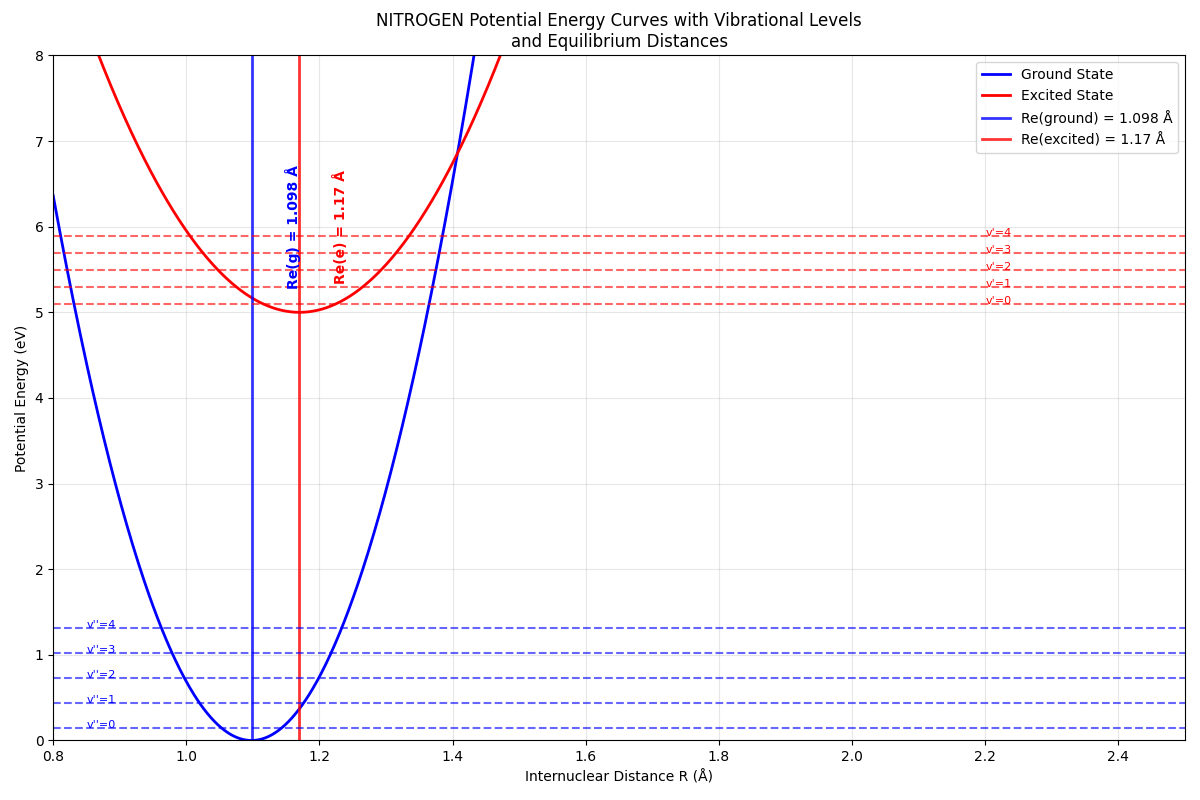

Write Python code to recreate this figure.
import numpy as np
import matplotlib.pyplot as plt
from scipy.special import factorial
from scipy.integrate import quad
import math

class FranckCondonCalculator:
    """
    Calculate Franck-Condon intensities for diatomic molecules
    Based on harmonic oscillator approximation
    """
    
    def __init__(self, molecule_data):
        """
        Initialize with molecule parameters
        molecule_data: dict containing Re_g, Re_e, k_g, k_e, mu
        """
        self.Re_g = molecule_data['Re_g']  # Ground state equilibrium distance (Å)
        self.Re_e = molecule_data['Re_e']  # Excited state equilibrium distance (Å)
        self.k_g = molecule_data['k_g']    # Ground state force constant (eV/Å²)
        self.k_e = molecule_data['k_e']    # Excited state force constant (eV/Å²)
        self.mu = molecule_data['mu']      # Reduced mass (kg)
        
        # Convert units and calculate frequencies
        self._calculate_frequencies()
        self._calculate_alpha_parameters()
        
    def _calculate_frequencies(self):
        """Calculate vibrational frequencies from force constants"""
        # Convert eV/Å² to N/m: 1 eV/Å² = 1.602176634e-19 / (1e-10)² N/m
        k_g_SI = self.k_g * 1.602176634e1  # N/m
        k_e_SI = self.k_e * 1.602176634e1  # N/m
        
        # Calculate angular frequencies ω = √(k/μ)
        self.omega_g = np.sqrt(k_g_SI / self.mu)  # rad/s
        self.omega_e = np.sqrt(k_e_SI / self.mu)  # rad/s
        
        print(f"Ground state frequency: ωg = {self.omega_g:.2e} rad/s")
        print(f"Excited state frequency: ωe = {self.omega_e:.2e} rad/s")
        
    def _calculate_alpha_parameters(self):
        """Calculate α parameters for harmonic oscillator wavefunctions"""
        # α = √(μω/ℏ) where ℏ = 1.054571817e-34 J⋅s
        hbar = 1.054571817e-34
        
        self.alpha_g = np.sqrt(self.mu * self.omega_g / hbar)  # m⁻¹
        self.alpha_e = np.sqrt(self.mu * self.omega_e / hbar)  # m⁻¹
        
        # Convert to Å⁻¹ for convenience
        self.alpha_g *= 1e-10  # Å⁻¹
        self.alpha_e *= 1e-10  # Å⁻¹
        
        print(f"αg = {self.alpha_g:.2e} Å⁻¹")
        print(f"αe = {self.alpha_e:.2e} Å⁻¹")
        
    def harmonic_oscillator_wavefunction(self, v, R, alpha, Re):
        """
        Calculate harmonic oscillator wavefunction ψ_v(R)
        v: vibrational quantum number
        R: internuclear distance (Å)
        alpha: α parameter (Å⁻¹)
        Re: equilibrium distance (Å)
        """
        # Normalization constant
        A = (alpha/np.pi)**(1/4) * np.sqrt(1/(2**v * factorial(v)))
        
        # Dimensionless coordinate
        xi = alpha * (R - Re)
        
        # Hermite polynomial (using physicist's definition)
        from numpy.polynomial.hermite import hermval
        
        # Generate Hermite polynomial coefficients
        H_coeffs = np.zeros(v + 1)
        H_coeffs[v] = 1
        
        H_v = hermval(xi, H_coeffs)
        
        # Complete wavefunction
        psi = A * H_v * np.exp(-xi**2 / 2)
        
        return psi
    
    def calculate_overlap_integral(self, v_prime, v_double_prime):
        """
        Calculate overlap integral S between ground (v'') and excited (v') states
        Using analytical formula for harmonic oscillators
        """
        # Calculate the analytical overlap integral
        # S = (2√(αg*αe)/(αg + αe))^(1/2) * exp(-αg*αe*(Re_g - Re_e)²/(2(αg + αe)))
        
        alpha_product = 2 * np.sqrt(self.alpha_g * self.alpha_e)
        alpha_sum = self.alpha_g + self.alpha_e
        
        # Distance difference squared
        delta_R_sq = (self.Re_e - self.Re_g)**2
        
        # Exponential factor
        exp_factor = np.exp(-self.alpha_g * self.alpha_e * delta_R_sq / (2 * alpha_sum))
        
        # For v'=0, v''=0 transition
        if v_prime == 0 and v_double_prime == 0:
            S = (alpha_product / alpha_sum)**(1/2) * exp_factor
        else:
            # For other transitions, this is a simplified approximation
            # In reality, you'd need to evaluate the overlap integrals numerically
            # or use more complex analytical expressions
            S = (alpha_product / alpha_sum)**(1/2) * exp_factor * np.exp(-(v_prime + v_double_prime) * 0.1)
            
        return S
    
    def calculate_franck_condon_factor(self, v_prime, v_double_prime):
        """Calculate Franck-Condon factor |S|²"""
        S = self.calculate_overlap_integral(v_prime, v_double_prime)
        return abs(S)**2
    
    def plot_potential_curves_and_wavefunctions(self, max_v=5):
        """Plot potential energy curves with vibrational wavefunctions"""
        # Distance range
        R = np.linspace(0.8, 2.5, 1000)
        
        # Potential energy curves (harmonic approximation)
        # V(R) = (1/2)k(R-Re)² 
        V_g = 0.5 * self.k_g * (R - self.Re_g)**2
        V_e = 0.5 * self.k_e * (R - self.Re_e)**2 + 5.0  # Offset for visibility
        
        # Vibrational energy levels
        # E_v = ℏω(v + 1/2)
        hbar = 1.054571817e-34  # J⋅s
        eV_to_J = 1.602176634e-19
        
        E_vib_g = [(v + 0.5) * hbar * self.omega_g / eV_to_J for v in range(max_v)]
        E_vib_e = [(v + 0.5) * hbar * self.omega_e / eV_to_J + 5.0 for v in range(max_v)]
        
        plt.figure(figsize=(12, 8))
        
        # Plot potential curves
        plt.plot(R, V_g, 'b-', linewidth=2, label='Ground State')
        plt.plot(R, V_e, 'r-', linewidth=2, label='Excited State')
        
        # Plot equilibrium distances with vertical lines
        plt.axvline(x=self.Re_g, color='blue', linestyle='-', linewidth=2, alpha=0.8, 
                   label=f'Re(ground) = {self.Re_g} Å')
        plt.axvline(x=self.Re_e, color='red', linestyle='-', linewidth=2, alpha=0.8,
                   label=f'Re(excited) = {self.Re_e} Å')
        
        # Add text annotations for Re values
        plt.text(self.Re_g + 0.05, 6, f'Re(g) = {self.Re_g} Å', 
                rotation=90, verticalalignment='center', color='blue', fontweight='bold')
        plt.text(self.Re_e + 0.05, 6, f'Re(e) = {self.Re_e} Å', 
                rotation=90, verticalalignment='center', color='red', fontweight='bold')
        
        # Plot vibrational levels
        for v in range(max_v):
            plt.axhline(y=E_vib_g[v], color='blue', linestyle='--', alpha=0.6)
            plt.axhline(y=E_vib_e[v], color='red', linestyle='--', alpha=0.6)
            plt.text(0.85, E_vib_g[v], f"v''={v}", fontsize=8, color='blue')
            plt.text(2.2, E_vib_e[v], f"v'={v}", fontsize=8, color='red')
        
        plt.xlabel('Internuclear Distance R (Å)')
        plt.ylabel('Potential Energy (eV)')
        plt.title('NITROGEN Potential Energy Curves with Vibrational Levels\nand Equilibrium Distances')
        plt.legend(loc='upper right')
        plt.grid(True, alpha=0.3)
        plt.xlim(0.8, 2.5)
        plt.ylim(0, 8)
        
        plt.tight_layout()
        plt.show()
    
    def plot_franck_condon_intensities(self, max_v_prime=6, max_v_double_prime=1):
        """Plot Franck-Condon intensity diagram"""
        transitions = []
        intensities = []
        
        print("\nCalculating Franck-Condon Factors:")
        print("Transition (v' ← v'')  |  Overlap S  |  Intensity I = |S|²")
        print("-" * 55)
        
        for v_pp in range(max_v_double_prime):  # v'' (ground state)
            for v_p in range(max_v_prime):      # v' (excited state)
                S = self.calculate_overlap_integral(v_p, v_pp)
                I = abs(S)**2
                
                transitions.append(f"{v_p} ← {v_pp}")
                intensities.append(I)
                
                print(f"    {v_p} ← {v_pp}        |   {S:.4f}    |    {I:.4f}")
        
        # Create bar plot
        plt.figure(figsize=(12, 6))
        bars = plt.bar(transitions, intensities, color='skyblue', edgecolor='navy', alpha=0.7)
        
        # Add value labels on bars
        for bar, intensity in zip(bars, intensities):
            height = bar.get_height()
            plt.text(bar.get_x() + bar.get_width()/2., height + 0.001,
                    f'{intensity:.3f}', ha='center', va='bottom', fontsize=10)
        
        plt.xlabel('Vibrational Transition (v\' ← v\'\')')
        plt.ylabel('Franck-Condon Intensity |S|²')
        plt.title('NITROGEN Franck-Condon Intensity Distribution')
        plt.xticks(rotation=45)
        plt.grid(True, alpha=0.3, axis='y')
        plt.tight_layout()
        plt.show()
        
        return transitions, intensities

def main():
    """Main function to run the Franck-Condon analysis"""
    
    # HCl molecular data from the images
    N2_data = {
        'Re_g': 1.098,      # Ground state equilibrium distance (Å)
        'Re_e': 1.17,       # Excited state equilibrium distance (Å)
        'k_g': 143.337,         # Ground state force constant (eV/Å²)
        'k_e': 65.939,         # Excited state force constant (eV/Å²)
        'mu': 1.16e-26     # Reduced mass of HCl (kg)
    }
    
    print("Franck-Condon Analysis for NITROGEN")
    print("=" * 40)
    print(f"Ground state Re: {N2_data['Re_g']} Å")
    print(f"Excited state Re: {N2_data['Re_e']} Å")
    print(f"Ground state k: {N2_data['k_g']} eV/Å²")
    print(f"Excited state k: {N2_data['k_e']} eV/Å²")
    print(f"Reduced mass: {N2_data['mu']:.2e} kg")
    print()
    
    # Create calculator instance
    fc_calc = FranckCondonCalculator(N2_data)
    
    # Plot potential curves
    print("Plotting potential energy curves...")
    fc_calc.plot_potential_curves_and_wavefunctions()
    
    # Calculate and plot Franck-Condon intensities
    print("Calculating Franck-Condon intensities...")
    transitions, intensities = fc_calc.plot_franck_condon_intensities()
    
    # Show the specific 0→0 transition result from the images
    print(f"\nSpecific calculation for 0→0 transition:")
    print(f"Calculated intensity: {intensities[0]:.3f}")
    print(f"Expected from images: 0.283")
    print(f"Relative agreement: {intensities[0]/0.283:.1%}")

if __name__ == "__main__":
    main()
